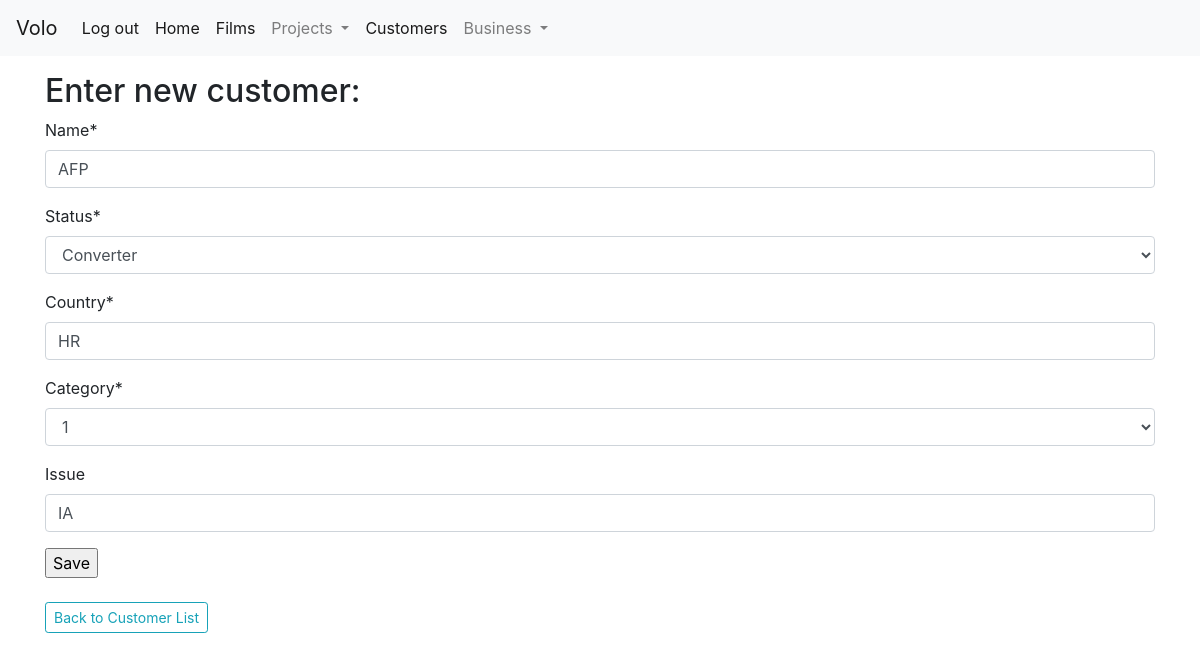
The app's page /customer/update/2/ (signed in) with its own data.
### customer/models.py (models this page shows, shortened)
class Customer(models.Model):
    name = models.CharField(max_length=20)
    STATUS = (
        ('C', 'Converter'),
        ('E', 'Enduser'),
        ('D', 'Distributor'),
        ('A', 'Agent')
        )
    status = models.CharField(max_length=1,choices=STATUS,default='C')
    country = models.CharField(max_length=2,default='HR')
    CATEGORY = (
        (1, 1),
        (2, 2),
        (3, 3),
        (4, 4)
        )
    category = models.PositiveSmallIntegerField(choices=CATEGORY,default=2)
    issue = models.CharField(max_length=50, blank=True)
    class Meta:
        db_table = 'customer'
        ordering = ('country','name','status','category','issue')

### customer/views.py (the view, shortened to what this page needs)
# urls.py: path('update/<int:id>/', CustomerUpdate.as_view(), name='customer-update'),
class CustomerUpdate(LoginRequiredMixin, UpdateView):
    template_name = 'customer/customer_create.html'
    form_class = CustomerModelForm
    def get_object(self):
        id_ = self.kwargs.get('id')
        return get_object_or_404(Customer, id=id_)

### customer/forms.py
class CustomerModelForm(forms.ModelForm):
    class Meta:
        model = Customer
        exclude = []

### customer/templates/customer/customer_create.html
{% extends "base.html" %}
{% load crispy_forms_tags %}
{% block content %}
<h2>Enter new customer:</h2>
<form action='.' method="post">{% csrf_token %}
    {{ form | crispy}}
    <input type="submit" value="Save">
</form>
<br>
<a class="btn btn-outline-info btn-sm" href="{% url 'customer:customer-list' %}">Back to Customer List</a>
{% endblock %}

### records on screen
Customer: name "AFP", status "Converter", country "HR", category "1", issue "IA"
